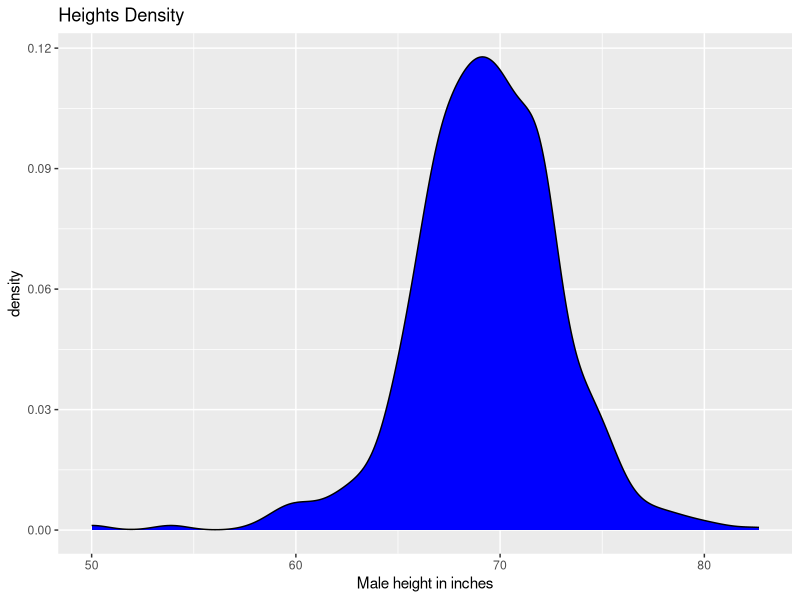

Recreate this plot in R.
library(dslabs)
library(tidyverse)
library(ggrepel)
library(ggthemes)
data(heights)

p <- heights %>% filter(sex=="Male") %>% ggplot(aes(x=height))
p + geom_density(fill="blue") +
  xlab("Male height in inches") +
  ggtitle("Heights Density")
